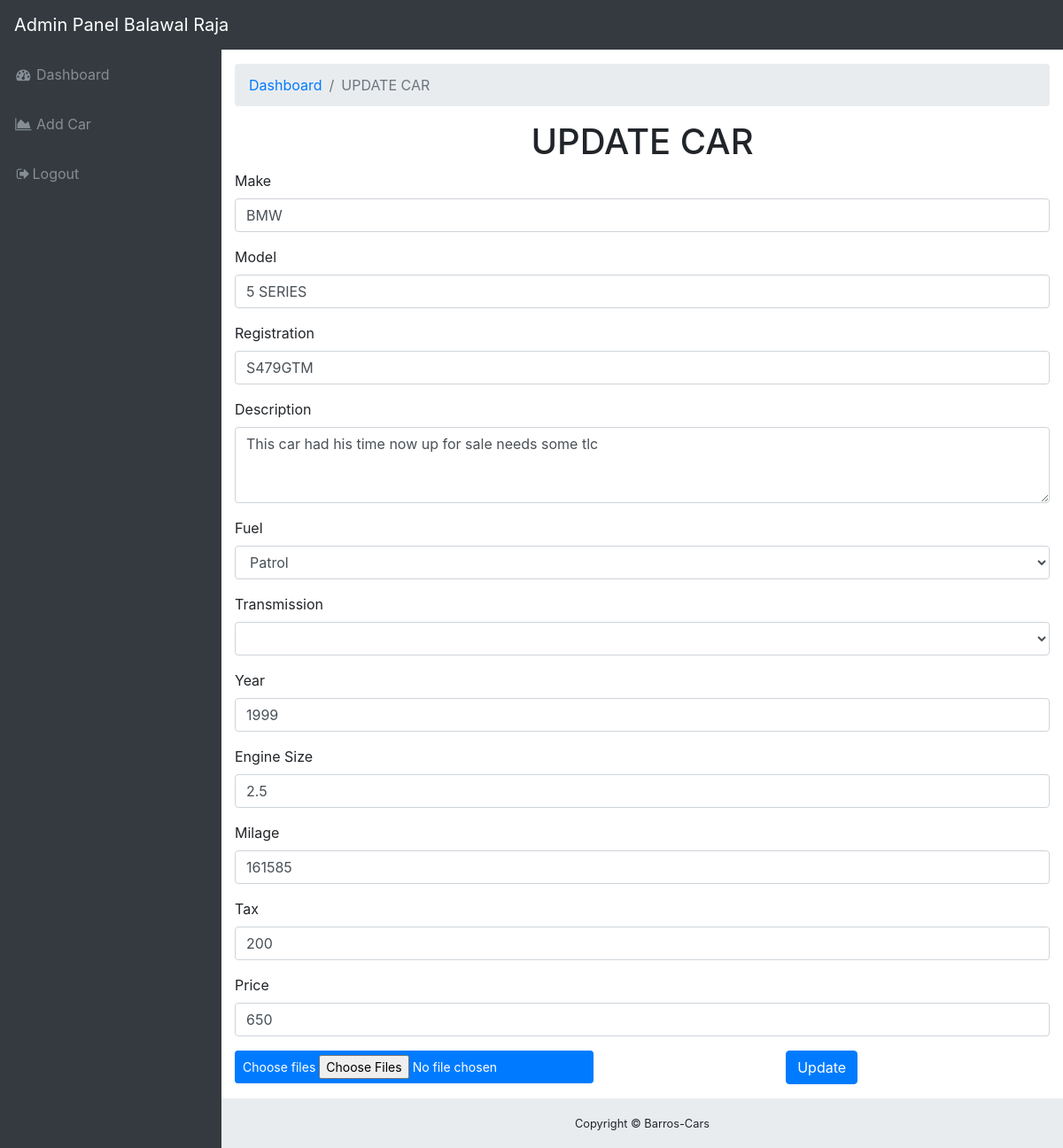
Page /Edit.php?edit=1 (signed in) on the committed database.
### tables this page shows
CREATE TABLE `cars` (
  `CarId` int(10) NOT NULL,
  `CarReg` varchar(255) NOT NULL,
  `Make` varchar(255) NOT NULL,
  `Model` varchar(255) NOT NULL,
  `CarDesc` text NOT NULL,
  `EngineSize` varchar(255) NOT NULL,
  `CarMilage` int(10) NOT NULL,
  `CarYear` int(10) NOT NULL,
  `Price` int(10) NOT NULL,
  `date_added` date DEFAULT NULL,
  `Fuel` varchar(255) NOT NULL,
  `TAX` int(10) NOT NULL,
  `car_image` varchar(255) NOT NULL
);

### Edit.php (the view, shortened to what this page needs)
<?php
require('dbconnect.php');
?>
<?php
$cars_id = $_GET['edit'];
 $get_cars = "SELECT * FROM cars WHERE CarId='$cars_id'";
 $run_cars = mysqli_query($con,$get_cars);
 while ($row_cars = mysqli_fetch_array($run_cars)) {
  $car_make = $row_cars['Make'];
  $car_model = $row_cars['Model'];
  $car_price = $row_cars['Price'];
  $car_desc = $row_cars['CarDesc'];
  $car_reg = $row_cars['CarReg'];
  $car_fuel = $row_cars['Fuel'];
  $car_milage= $row_cars['CarMilage'];
  $car_tax = $row_cars['TAX'];
  $car_year = $row_cars['CarYear'];
  $car_engine = $row_cars['EngineSize'];
  $car_transmission = $row_cars['Transmission'];
 }
?>
<!DOCTYPE html>
<html lang="en">
<head>
  <link href="vendor/bootstrap/css/bootstrap.min.css" rel="stylesheet">
  <link href="vendor/font-awesome/css/font-awesome.min.css" rel="stylesheet" type="text/css">
  <link href="vendor/datatables/dataTables.bootstrap4.css" rel="stylesheet">
  <link href="css/sb-admin.css" rel="stylesheet">
</head>
<body class="fixed-nav sticky-footer bg-dark" id="page-top">
  <nav class="navbar navbar-expand-lg navbar-dark bg-dark fixed-top" id="mainNav">
      <a class="navbar-brand" href="index.php">Admin Panel <?php echo $_SESSION["username"]; ?></a>
    <div class="collapse navbar-collapse" id="navbarResponsive">
      <ul class="navbar-nav navbar-sidenav" id="exampleAccordion">
        <li class="nav-item" data-toggle="tooltip" data-placement="right" title="Dashboard">
          <a class="nav-link" href="index.php">
            <i class="fa fa-fw fa-dashboard"></i>
            <span class="nav-link-text">Dashboard</span>
          </a>
        </li>
        <li class="nav-item" data-toggle="tooltip" data-placement="right" title="Charts">
          <a class="nav-link" href="addcar.php">
            <i class="fa fa-fw fa-area-chart"></i>
            <span class="nav-link-text">Add Car</span>
          </a>
        </li>
        <li class="nav-item">
          <a class="nav-link" data-toggle="modal" data-target="#exampleModal">
            <i class="fa fa-fw fa-sign-out"></i>Logout</a>
        </li>
      </ul>
    </div>
  </nav>
  <div class="content-wrapper">
    <div class="container-fluid">
      <ol class="breadcrumb">
        <li class="breadcrumb-item">
            <a href="index.php">Dashboard</a>
        </li>
        <li class="breadcrumb-item active">UPDATE CAR</li>
      </ol>
      <div class="row">
        <div class="col-12">
          <div align="center" class="display-1">
           <h1>UPDATE CAR</h1>
          </div>
            <form action="Update.php" id="Carupdate" method="post" enctype="multipart/form-data">
  <div class="form-group">
    <label for="full_name_id" class="control-label">Make</label>
    <input type="text" class="form-control" id="CarMake" name="CarMake" value="<?php echo $car_make; ?>">
  </div>
  <div class="form-group">
    <label for="street1_id" class="control-label">Model</label>
    <input type="text" class="form-control" id="CarModel" name="CarModel" value="<?php echo $car_model; ?>">
  </div>
  <div class="form-group">
    <label for="street1_id" class="control-label">Registration</label>
    <input type="text" class="form-control" id="CarReg" name="CarReg" value="<?php echo $car_reg; ?>">
  </div>
  <div class="form-group">
    <label for="street1_id" class="control-label">Description</label>
    <textarea class="form-control" name="CarDesc" id="CarDesc"  rows="3"><?php echo $car_desc; ?></textarea>
  </div>
  <div class="form-group">
    <label for="state_id" class="control-label">Fuel</label>
    <select class="form-control" id="Fuel" name="Fuel">
        <option value="<?php echo $car_fuel; ?>"><?php echo $car_fuel; ?></option>
    </select>
  </div>
  <div class="form-group">
    <label for="state_id" class="control-label">Transmission</label>
    <select class="form-control" id="Transmission" name="Transmission">
        <option value="<?php echo $car_transmission ;?>"><?php echo $car_transmission ;?> </option>
      <option value="Automatic">Automatic</option>
    </select>
  </div>
  <div class="form-group">
    <label for="street1_id" class="control-label">Year</label>
    <input type="text" class="form-control" id="CarYear" name="CarYear" value="<?php echo $car_year; ?>">
  </div>
  <div class="form-group">
    <label for="street1_id" class="control-label">Engine Size</label>
    <input type="text" class="form-control" id="EngineSize" name="EngineSize" value="<?php echo $car_engine; ?>">
  </div>
  <div class="form-group">
    <label for="street1_id" class="control-label">Milage</label>
    <input type="text" class="form-control" id="CarMilage" name="CarMilage" value="<?php echo $car_milage; ?>">
  </div>
  <div class="form-group">
    <label for="street1_id" class="control-label">Tax</label>
    <input type="text" class="form-control" id="CarTax" name="CarTax" value="<?php echo $car_tax; ?>">
  </div>
  <div class="form-group">
    <label for="street1_id" class="control-label">Price</label>
    <input type="text" class="form-control" id="Price" name="Price" value="<?php echo $car_price; ?>">
  </div>
  <div class="file-field">
        <div class="btn btn-primary btn-sm float-left">
            <span>Choose files</span>
            <input name="files[]" id="files" type="file" multiple/>
        </div>
    </div>
  <div class="form-group" align="center">
      <button type="button" class="btn btn-primary"  data-toggle="modal" data-target="#SucessCar">Update</button>
  </div>
</form>
        </div>
      </div>
    </div>
    <footer class="sticky-footer">
      <div class="container">
        <div class="text-center">
          <small>Copyright © Barros-Cars</small>
        </div>
      </div>
    </footer>
  </div>
</body>
</html>

### css/sb-admin.css (style rules this page uses)
html { position: relative; min-height: 100%; }
body { overflow-x: hidden; }
body.sticky-footer { margin-bottom: 56px; }
body.sticky-footer .content-wrapper { min-height: calc(100vh - 56px - 56px); }
body.fixed-nav { padding-top: 56px; }
.content-wrapper { min-height: calc(100vh - 56px); padding-top: 1rem; }
#mainNav .navbar-collapse { overflow: auto; max-height: 75vh; }
#mainNav .navbar-collapse .navbar-nav .nav-item .nav-link { cursor: pointer; }
@media (min-width: 992px) { #mainNav .navbar-brand { width: 250px; } }
@media (min-width: 992px) { #mainNav .navbar-collapse { overflow: visible; max-height: none; } }
@media (min-width: 992px) { #mainNav .navbar-collapse .navbar-sidenav { position: absolute; top: 0; left: 0; -webkit-flex-direction: column; -ms-flex-direction: column; flex-direction: column; margin-top: 56px; } }
@media (min-width: 992px) { #mainNav .navbar-collapse .navbar-sidenav > .nav-item { width: 250px; padding: 0; } }
@media (min-width: 992px) { #mainNav .navbar-collapse .navbar-sidenav > .nav-item > .nav-link { padding: 1em; } }
@media (min-width: 992px) { #mainNav.fixed-top .navbar-sidenav { height: calc(100vh - 112px); } }
.content-wrapper { overflow-x: hidden; background: white; }
@media (min-width: 992px) { .content-wrapper { margin-left: 250px; } }
#mainNav.navbar-dark .navbar-collapse .navbar-sidenav > .nav-item > .nav-link { color: #868e96; }
@media (min-width: 992px) { #mainNav.navbar-dark .navbar-collapse .navbar-sidenav { background: #343a40; } }
footer.sticky-footer { position: absolute; right: 0; bottom: 0; width: 100%; height: 56px; background-color: #e9ecef; line-height: 55px; }
@media (min-width: 992px) { footer.sticky-footer { width: calc(100% - 250px); } }

### rows in the picture
cars: CarMake "BMW", CarModel "5 SERIES", CarReg "S479GTM", CarDesc "This car had his time now up for sale needs some tlc", Fuel "Patrol", CarYear "1999", EngineSize "2.5", CarMilage "161585", CarTax "200", Price "650"

### other values in the picture
$_SESSION["username"] "Balawal Raja"
